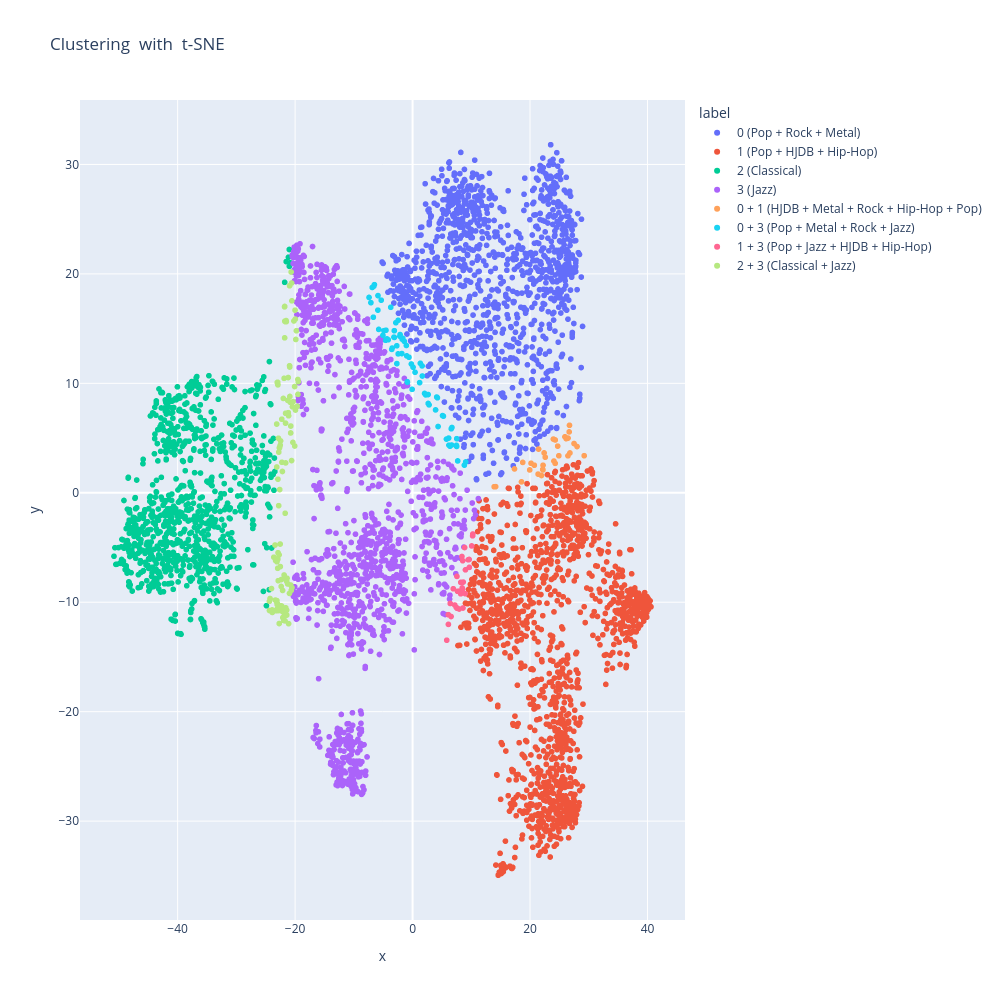

The cell this chart's notebook holds for it:
### Code cell
import plotly.express as px
import pandas as pd
from sklearn.manifold import TSNE
import re

# Assume you have: 
# - spectrograms_umap (UMAP-reduced features)
# - predicted_labels (cluster labels)
# - file_names (a list with one file name per point)

# Step 1: Reduce dimensions with t-SNE
#X_2d = TSNE(n_components=2, random_state=42).fit_transform(spectrograms_scaled)
X_2d = spectrograms_reduced.copy()
file_names = data.files
# Step 2: Create a DataFrame for Plotly
df = pd.DataFrame({
    'x': X_2d[:, 0],
    'y': X_2d[:, 1],
    'label': predicted_labels_cmeans_genres,
    'file': spectrograms.keys()
})
df["label"] = df["label"].astype(str)

def order_key(lbl: str):
    head = lbl.split("(")[0]              # e.g. "1 + 3 "
    nums = list(map(int, re.findall(r"\d+", head)))
    return (len(nums), nums)              # 1-number first, then 2-number, etc.; numeric sort within

label_order = sorted(df["label"].unique(), key=order_key)

# Step 3: Plot interactive scatter
fig = px.scatter(
    df,
    x='x', y='y',
    color=df['label'].astype(str),  # Convert to string for discrete colors
     category_orders={"label": label_order}, 
    title=f" Clustering  with  t-SNE"
)
fig.update_layout(
    autosize = False,
    width = 1000,
    height = 1000
)
fig.show()

### Figure 1 — Plotly figure (JSON) as saved in the notebook; plotly's stock layout.template omitted (floating-point values rounded to 4 significant figures; data arrays with more than 128 entries replaced by an {"elided": "..."} marker saying what was removed)
{"data": [{"hovertemplate": "label=0 (Pop + Rock + Metal)<br>x=%{x}<br>y=%{y}<extra></extra>", "legendgroup": "0 (Pop + Rock + Metal)", "marker": {"color": "#636efa", "symbol": "circle"}, "mode": "markers", "name": "0 (Pop + Rock + Metal)", "showlegend": true, "type": "scattergl", "x": {"elided": "1249 float values"}, "xaxis": "x", "y": {"elided": "1249 float values"}, "yaxis": "y"}, {"hovertemplate": "label=1 (Pop + HJDB + Hip-Hop)<br>x=%{x}<br>y=%{y}<extra></extra>", "legendgroup": "1 (Pop + HJDB + Hip-Hop)", "marker": {"color": "#EF553B", "symbol": "circle"}, "mode": "markers", "name": "1 (Pop + HJDB + Hip-Hop)", "showlegend": true, "type": "scattergl", "x": {"elided": "1371 float values"}, "xaxis": "x", "y": {"elided": "1371 float values"}, "yaxis": "y"}, {"hovertemplate": "label=2 (Classical)<br>x=%{x}<br>y=%{y}<extra></extra>", "legendgroup": "2 (Classical)", "marker": {"color": "#00cc96", "symbol": "circle"}, "mode": "markers", "name": "2 (Classical)", "showlegend": true, "type": "scattergl", "x": {"elided": "969 float values"}, "xaxis": "x", "y": {"elided": "969 float values"}, "yaxis": "y"}, {"hovertemplate": "label=3 (Jazz)<br>x=%{x}<br>y=%{y}<extra></extra>", "legendgroup": "3 (Jazz)", "marker": {"color": "#ab63fa", "symbol": "circle"}, "mode": "markers", "name": "3 (Jazz)", "showlegend": true, "type": "scattergl", "x": {"elided": "1370 float values"}, "xaxis": "x", "y": {"elided": "1370 float values"}, "yaxis": "y"}, {"hovertemplate": "label=0 + 1 (HJDB + Metal + Rock + Hip-Hop + Pop)<br>x=%{x}<br>y=%{y}<extra></extra>", "legendgroup": "0 + 1 (HJDB + Metal + Rock + Hip-Hop + Pop)", "marker": {"color": "#FFA15A", "symbol": "circle"}, "mode": "markers", "name": "0 + 1 (HJDB + Metal + Rock + Hip-Hop + Pop)", "showlegend": true, "type": "scattergl", "x": [29.22, 18.76, 26.46, 20.17, 26.72, 25.94, 20.73, 26.47, 28.0, 26.15, 24.91, 21.45, 23.97, 27.49, 26.66, 21.37, 22.16, 22.19, 22.21, 21.95, 24.29, 24.28, 19.94, 13.89, 18.55, 22.4, 22.59, 17.35, 26.79, 24.07, 24.7, 14.15], "xaxis": "x", "y": [3.388, 2.776, 3.379, 2.7, 6.164, 5.115, 2.519, 4.997, 4.225, 4.946, 3.384, 3.991, 4.906, 4.5, 5.563, 1.708, 2.139, 2.089, 2.517, 1.578, 4.826, 2.69, 2.087, 0.5517, 0.9974, 3.645, 3.25, 2.178, 3.639, 2.898, 4.264, 0.5621], "yaxis": "y"}, {"hovertemplate": "label=0 + 3 (Pop + Metal + Rock + Jazz)<br>x=%{x}<br>y=%{y}<extra></extra>", "legendgroup": "0 + 3 (Pop + Metal + Rock + Jazz)", "marker": {"color": "#19d3f3", "symbol": "circle"}, "mode": "markers", "name": "0 + 3 (Pop + Metal + Rock + Jazz)", "showlegend": true, "type": "scattergl", "x": [-7.414, 5.102, -1.786, 3.914, -1.651, -1.404, -2.132, -6.682, -1.058, 5.252, -0.6136, -2.152, 7.679, 8.821, 9.04, 2.81, 2.237, 7.52, 6.194, -2.452, 1.661, 4.338, -0.07533, 2.659, 2.042, -2.688, 6.584, -5.336, -4.348, 1.619, -1.83, 1.201, 4.23, 6.377, -7.096, 6.146, 2.648, 1.324, 4.11, -5.765, -6.602, -5.887, -6.872, -2.675, -4.586, -0.8779, -0.9042, -2.85, 6.702, 6.645, 7.5, -4.53, -5.045, -4.872, -5.906, -3.098, -0.9942, 0.08023, -0.204, -3.169, 0.4168, -4.154, -3.11, 5.773, 7.471, -2.462, -6.497, -3.469, -3.548, -3.717], "xaxis": "x", "y": [17.85, 7.052, 14.04, 7.573, 14.1, 13.84, 14.46, 16.04, 13.46, 7.003, 12.38, 14.3, 2.91, 2.528, 2.815, 8.033, 8.943, 4.943, 4.353, 12.69, 10.67, 6.056, 9.451, 8.161, 9.077, 13.43, 5.847, 17.6, 14.06, 11.59, 12.72, 10.07, 8.68, 4.255, 17.37, 4.997, 8.978, 11.83, 8.747, 14.93, 18.88, 18.02, 18.76, 11.81, 13.94, 10.1, 10.15, 15.54, 5.964, 4.364, 4.234, 14.85, 14.39, 14.81, 16.69, 14.19, 12.51, 11.48, 11.77, 14.22, 11.01, 13.98, 14.81, 4.905, 4.331, 15.76, 19.02, 13.22, 13.1, 16.95], "yaxis": "y"}, {"hovertemplate": "label=1 + 3 (Pop + Jazz + HJDB + Hip-Hop)<br>x=%{x}<br>y=%{y}<extra></extra>", "legendgroup": "1 + 3 (Pop + Jazz + HJDB + Hip-Hop)", "marker": {"color": "#FF6692", "symbol": "circle"}, "mode": "markers", "name": "1 + 3 (Pop + Jazz + HJDB + Hip-Hop)", "showlegend": true, "type": "scattergl", "x": [7.432, 7.568, 10.23, 10.26, 10.07, 7.943, 9.479, 9.634, 8.198, 7.845, 9.006, 7.655, 8.616, 8.587, 8.948, 8.509, 8.21, 8.404, 8.534, 7.186, 6.415, 6.931, 8.445, 9.672, 7.556, 8.858, 5.821, 6.086, 6.556, 6.1], "xaxis": "x", "y": [-10.46, -10.55, -3.934, -3.769, -4.856, -10.62, -6.121, -6.092, -9.231, -8.987, -7.041, -9.001, -8.161, -10.53, -9.214, -8.805, -8.185, -5.821, -6.207, -10.26, -10.11, -8.769, -8.697, -6.814, -7.64, -5.001, -13.47, -11.14, -11.3, -12.02], "yaxis": "y"}, {"hovertemplate": "label=2 + 3 (Classical + Jazz)<br>x=%{x}<br>y=%{y}<extra></extra>", "legendgroup": "2 + 3 (Classical + Jazz)", "marker": {"color": "#B6E880", "symbol": "circle"}, "mode": "markers", "name": "2 + 3 (Classical + Jazz)", "showlegend": true, "type": "scattergl", "x": {"elided": "129 float values"}, "xaxis": "x", "y": {"elided": "129 float values"}, "yaxis": "y"}], "layout": {"autosize": false, "height": 1000, "legend": {"title": {"text": "label"}, "tracegroupgap": 0}, "title": {"text": " Clustering  with  t-SNE"}, "width": 1000, "xaxis": {"anchor": "y", "domain": [0, 1], "title": {"text": "x"}}, "yaxis": {"anchor": "x", "domain": [0, 1], "title": {"text": "y"}}}}
